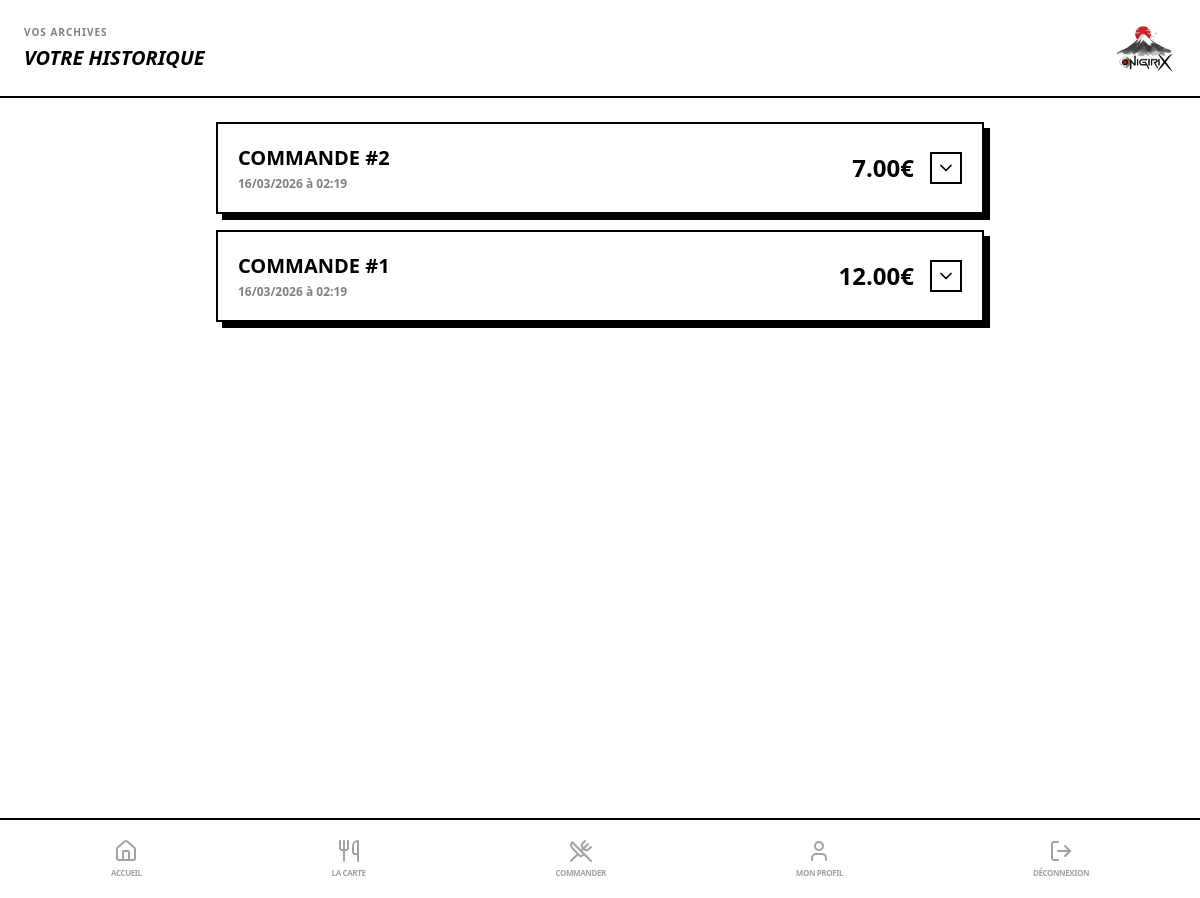
Page /index.php?page=historyUser (signed in) on the earlier database version.
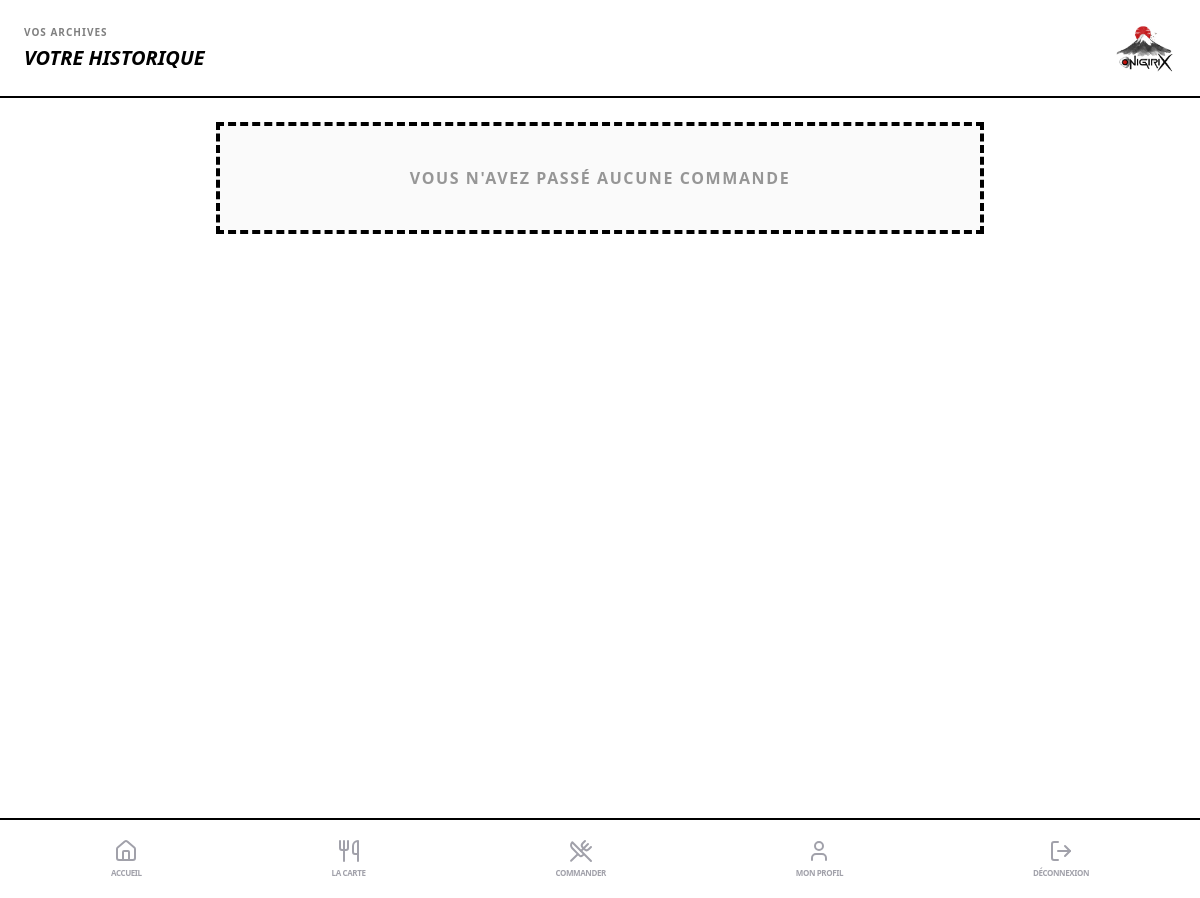
Same page on the later database version.
### tables this page shows
CREATE TABLE `orders` (
  `id` int(11) NOT NULL,
  `userId` int(11) NOT NULL,
  `eventId` int(11) NOT NULL,
  `status` enum('attente','prepa','pret','archive') NOT NULL,
  `totalAmount` decimal(10,2) NOT NULL,
  `createdAt` timestamp NOT NULL DEFAULT current_timestamp()
);

### index.php (called while the page is built, shortened)
<?php
require_once 'utils/flash.php';
require_once 'pages/pagesManager.php';
require_once 'pages/pagesRenderer.php';
$access = $_SESSION['role'] ?? "user";
$isLogged = $_SESSION['loggedIn'] ?? 0;
if (!isset($_GET["page"])) {
    if (!$isLogged) {
        $askedPage = "login";
    } else {
        $askedPage = ($access === 'admin') ? "eventManager" : "dashboardUser";
    }
} else {
    $askedPage = $_GET["page"];
}
$askedPage = PagesManager::checkPageExists($askedPage) ? $askedPage : "errorPage";
$pageTitle = PagesManager::getPageTitle($askedPage);
PagesRenderer::generateHTMLHeader($pageTitle);
PagesRenderer::generateMenu($askedPage, $access, $isLogged);
require("pages/page_" . $askedPage . ".php");
PagesRenderer::generateHTMLFooter($access);
?>

### utils/flash.php (called while the page is built, shortened)
<?php
class Flash
{
    public static function get()
    {
        $flash = $_SESSION['flash'] ?? null;
        return $flash;
    }
}
?>

### pages/pagesManager.php (called while the page is built, shortened)
<?php
class PagesManager
{
    private static $pagesList = [
        ["name" => "dashboardUser", "title" => "Suivi - Onigirix", "access" => "user", "auth" => self::AUTH_LOGGED, "visibility" => true],
        ["name" => "menu", "title" => "La carte", "access" => "user", "auth" => self::AUTH_ANY, "visibility" => true],
        ["name" => "commandeUser", "title" => "Commander", "access" => "user", "auth" => self::AUTH_LOGGED, "visibility" => true],
        ["name" => "historyUser", "title" => "Historique", "access" => "user", "auth" => self::AUTH_LOGGED, "visibility" => true],
        ["name" => "eventManager", "title" => "Gestion des Services", "access" => "admin", "auth" => self::AUTH_LOGGED, "visibility" => true],
        ["name" => "dashboardAdmin", "title" => "Tableau de bord", "access" => "admin", "auth" => self::AUTH_LOGGED, "visibility" => true],
        ["name" => "login", "title" => "Se connecter", "access" => "user", "auth" => self::AUTH_GUEST, "visibility" => true],
        ["name" => "userProfile", "title" => "Mon Profil", "access" => "user", "auth" => self::AUTH_LOGGED, "visibility" => true],
        ["name" => "logout", "title" => "Déconnexion", "access" => "user", "auth" => self::AUTH_LOGGED, "visibility" => true],
        ["name" => "errorPage", "title" => "Erreur", "access" => "user", "auth" => self::AUTH_ANY, "visibility" => false],
        ["name" => "errorAccess", "title" => "Accès Refusé", "access" => "user", "auth" => self::AUTH_ANY, "visibility" => false],
        ["name" => "createUser", "title" => "Créer un compte", "access" => "user", "auth" => self::AUTH_GUEST, "visibility" => false],
        ["name" => "editUser", "title" => "Modifier User", "access" => "user", "auth" => self::AUTH_LOGGED, "visibility" => false],
        ["name" => "editRecipe", "title" => "Modifier Recette", "access" => "admin", "auth" => self::AUTH_LOGGED, "visibility" => false],
    ];
    public static function getPagesList()
    {
        return self::$pagesList;
    }
    public static function checkAccess($askedPage, $userAccess, $isLogged)
    {
        foreach (self::$pagesList as $page) {
            if ($page["name"] == $askedPage) {
                $authCondition = match ($page['auth']) {
                    self::AUTH_ANY => true,
                    self::AUTH_GUEST => !$isLogged,
                    self::AUTH_LOGGED => $isLogged,
                };
                $hasRight = ($page["access"] == $userAccess || $userAccess == "admin");
                return ($hasRight && $authCondition);
            }
        }
        return false;
    }
}

### orders/order.php (called while the page is built, shortened)
<?php
class Order
{
    public static function getUserRecentOrders($pdo, $userId, $limit = 3)
    {
        try {
            $stmt = $pdo->prepare("SELECT * FROM `orders` WHERE `userId` = ? AND `status` = 'archive' ORDER BY `createdAt` DESC LIMIT ?");
            $stmt->bindValue(1, $userId, PDO::PARAM_INT);
            $stmt->bindValue(2, $limit, PDO::PARAM_INT);
            $stmt->execute();
            return $stmt->fetchAll(PDO::FETCH_CLASS, 'Order');
        } catch (PDOException $e) {
            error_log("Erreur getUserRecentOrders : " . $e->getMessage());
            return null;
        }
    }
}
?>

### pages/page_historyUser.php (the view, shortened to what the changed rows need)
<?php
require_once 'orders/order.php';
$userId = $_SESSION['userId'] ?? null;
$archivedOrders = Order::getUserRecentOrders($pdo, $userId, 50);
?>
<header class="flex items-center justify-between p-6 border-b-2 border-black bg-white">
    <div class="flex flex-col gap-1">
        <h1 class="text-xl font-black italic text-black uppercase">VOTRE HISTORIQUE</h1>
    </div>
</header>
<main class="p-6 pb-28 h-full overflow-y-auto no-scrollbar bg-white">
    <div class="max-w-3xl mx-auto space-y-4">
        <?php if (empty($archivedOrders)): ?>
            <div class="p-10 border-4 border-black border-dashed text-center bg-zinc-50">
                <p class="font-black uppercase tracking-widest text-black/40">Vous n'avez passé aucune commande</p>
            </div>
        <?php else: ?>
            <?php
            $compteur = count($archivedOrders);
            foreach ($archivedOrders as $order):
                $date = new DateTime($order->createdAt);
                $formattedDate = $date->format('d/m/Y à H:i');
                $total = number_format($order->totalAmount ?? 0, 2, '.', '');
            ?>
            <details class="group border-2 border-black bg-white shadow-[6px_6px_0px_0px_rgba(0,0,0,1)] transition-all overflow-hidden [&_summary::-webkit-details-marker]:hidden mb-4">
                <summary class="flex items-center justify-between p-5 cursor-pointer hover:bg-yellow-50 active:bg-yellow-100 transition-colors list-none outline-none">
                    <div class="flex flex-col">
                        <div class="flex items-center gap-3">
                            <span class="font-black text-xl uppercase">COMMANDE #<?= $compteur ?></span>
                        </div>
                        <span class="text-xs font-bold text-black/50 mt-1"><?= $formattedDate ?></span>
                    </div>
                    <div class="flex items-center gap-4">
                        <span class="font-black text-2xl"><?= $total ?>€</span>
                        <div class="w-8 h-8 border-2 border-black flex items-center justify-center group-open:bg-black group-open:text-white transition-colors">
                            <i data-lucide="chevron-down" class="w-5 h-5 transition-transform duration-300 group-open:rotate-180"></i>
                        </div>
                    </div>
                </summary>
            </details>
            <?php
            $compteur--;
            endforeach; ?>
        <?php endif; ?>
    </div>
</main>

### pages/pagesRenderer.php (shortened to what the changed rows need)
<?php
require_once __DIR__ . '/../utils/flash.php';
class PagesRenderer
{
    public static function generateHTMLHeader($pageTitle)
    {
        $flash = Flash::get();
        $message = htmlspecialchars($flash['message'] ?? '', ENT_QUOTES, 'UTF-8');
        $type = htmlspecialchars($flash['type'] ?? '', ENT_QUOTES, 'UTF-8');
        echo <<<HTML
            <!DOCTYPE html>
            <html lang="fr" class="h-full">
            <head>
                <meta charset="UTF-8">
                <title>{$pageTitle}</title>
                <script src="https://cdn.tailwindcss.com"></script>
                <link rel="stylesheet" href="css/style.css">
                <script src="https://unpkg.com/lucide@latest"></script>
                <script type="module" src="js/main.js"></script>
            </head>
            <body data-flash-message="{$message}" data-flash-type="{$type}" class="h-full bg-white text-black font-sans">
        HTML;
    }
    public static function generateMenu($askedPage, $userAccess, $isLogged)
    {
        if ($userAccess === 'admin' && $isLogged) {
            echo '<div class="flex h-full w-full">';
            self::renderSidebar($askedPage, $userAccess, $isLogged);
        } else {
            self::renderBottomNav($askedPage, $userAccess, $isLogged);
        }
    }
    public static function renderBottomNav($askedPage, $userAccess, $isLogged)
    {
        echo '<nav class="fixed bottom-0 left-0 right-0 bg-white border-t-2 border-black flex justify-around items-center h-20 px-4 z-[60]">';
        foreach (PagesManager::getPagesList() as $page) {
            $name = $page['name'];
            if ($page['visibility'] && PagesManager::checkAccess($name, $userAccess, $isLogged)) {
                if (!isset(self::$navItems[$name]))
                    continue;
                $item = self::$navItems[$name];
                $url = isset($item['url']) ? $item['url'] : "?page={$name}";
                $isActive = ($name === $askedPage);
                $color = $isActive ? 'text-[#E60012]' : 'text-zinc-400';
                $strokeWidth = $isActive ? '2.5' : '2';
                echo <<<HTML
                    <a href="{$url}" class="flex flex-col items-center gap-1 {$color} hover:text-[#E60012] transition-colors">
                        <svg xmlns="http://www.w3.org/2000/svg" width="24" height="24"
                            viewBox="0 0 24 24" fill="none" stroke="currentColor"
                            stroke-width="{$strokeWidth}" stroke-linecap="round" stroke-linejoin="round"
                            class="lucide" aria-hidden="true">
                            {$item['svgPath']}
                        </svg>
                        <span class="uppercase tracking-tighter text-[8px] font-black">{$item['label']}</span>
                    </a>
                HTML;
            }
        }
        echo '</nav>';
    }
    public static function generateHTMLFooter($userAccess)
    {
        echo "</body></html>";
    }
}

Differences in the rows shown:
no longer on this page (row edited): orders: createdAt "16/03/2026 à 02:19", totalAmount "7.00"
no longer on this page (row edited): orders: createdAt "16/03/2026 à 02:19", totalAmount "12.00"
Other differences:
text now shown: "VOUS N'AVEZ PASSÉ AUCUNE COMMANDE"
